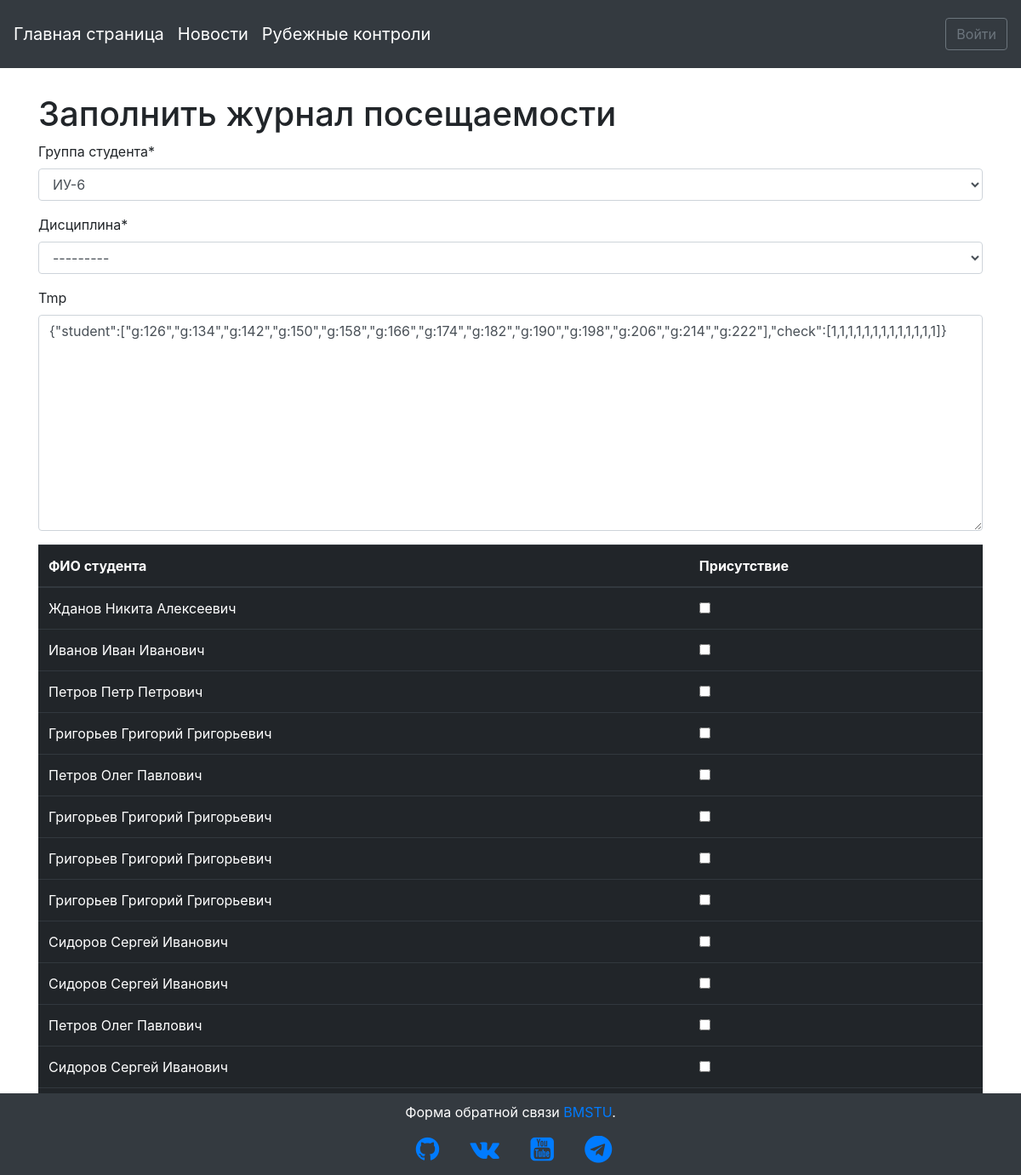
/attendance/new/, run on the app's committed database.
### users/models.py (models this page shows, shortened)
class CustomUser(AbstractUser):
    date_of_birth = models.DateTimeField(verbose_name='Дата рождения', default=date.today)
    full_name = models.CharField(max_length=255, verbose_name='ФИО', null=True)
    phone_no = models.CharField(max_length=255, verbose_name='Контактный телефон', default='+7-499-555-55-55')
    STUDENT = 'СТ'
    TEACHER = 'ПР'
    ROLE_CHOICES = (
        (STUDENT, 'Студент'),
        (TEACHER, 'Преподаватель')
    )
    user_role = models.CharField(max_length=2,
        choices=ROLE_CHOICES,
        default=STUDENT,
        verbose_name='Роль пользователя'
    )
    IU1 = 'ИУ1'
    IU2 = 'ИУ2'
    IU3 = 'ИУ3'
    IU4 = 'ИУ4'
    IU5 = 'ИУ5'
    IU6 = 'ИУ6'
    IU7 = 'ИУ7'
    IU8 = 'ИУ8'
    STUDENT_GROUP_CHOICES = (
        (IU1, 'ИУ-1'),
        (IU2, 'ИУ-2'),
        (IU3, 'ИУ-3'),
        (IU4, 'ИУ-4'),
        (IU5, 'ИУ-5'),
        (IU6, 'ИУ-6'),
        (IU7, 'ИУ-7'),
        (IU8, 'ИУ-8')
    )
    student_group = models.CharField(max_length=3,
        choices=STUDENT_GROUP_CHOICES,
        verbose_name='Группа студента',
        default=IU6
    )
    """
    if user_role == STUDENT:
        user_group = ForeignKey(
        Student_group,
        on_delete=models.CASCADE,
        verbose_name = "Группа студента"
    )
    """

### attendance_control/views.py (the view, shortened to what this page needs)
# urls.py: path('new/', views.AttendanceCreateView.as_view(), name='attendance_new'),
class AttendanceCreateView(CreateView):
    model = Attendance
    template_name = 'attendance_new.html'
    fields = ['group', 'disciple', 'tmp']
    def get_context_data(self, *args, **kwargs):
        groups_choices = [
            'ИУ1',
            'ИУ2',
            'ИУ3',
            'ИУ4',
            'ИУ5',
            'ИУ6',
            'ИУ7',
            'ИУ8',
        ]
        context = super(AttendanceCreateView, self).get_context_data(*args, **kwargs)
        context['students'] = CustomUser.objects.filter(student_group='ИУ6', user_role='СТ', pk__gte=2)
        context['disciples'] = Disciple.objects.all()
        context['groups'] = groups_choices
        return context

### attendance_control/models.py (called while the page is built)
    def __str__(self):
        return self.name

### templates/attendance_new.html (shortened to what this page needs)
{% extends 'base.html' %}
{% load crispy_forms_tags %}
{% block content %}
  <h1>Заполнить журнал посещаемости</h1>
  <form method="POST">
    {{ form|crispy }}
    <table id="att_form" class="table table-dark">
      <thead class="thead-dark">
        <tr>
          <th>ФИО студента</th>
          <th>Присутствие</th>
        </tr>
      </thead>
      <tbody>
        {% for student in students %}
          <tr>
            <td>{{ student.full_name }}</td>
            <td><input type="checkbox" name="" value=""></td>
          </tr>
        {% endfor %}
      </tbody>
    </table>
    <button class="btn btn-success ml-2" type="submit">Сохранить</button>
    <a class="btn btn-light ml-2" href="{% url 'home' %}">Вернуться</a>
  </form>
{% endblock %}

### static/css/base.css (style rules this page uses)
body { background-image: url(http://iu1ni.bmstu.ru/imgs/mstu-logo.png); background-repeat: no-repeat; background-position: center 460px; background-size: 25%; background-color: #ffffff; background-attachment: fixed; }

### data on the page
CustomUser: full_name "Жданов Никита Алексеевич"
CustomUser: full_name "Иванов Иван Иванович"
CustomUser: full_name "Петров Петр Петрович"
CustomUser: full_name "Григорьев Григорий Григорьевич"
CustomUser: full_name "Петров Олег Павлович"
CustomUser: full_name "Григорьев Григорий Григорьевич"
CustomUser: full_name "Григорьев Григорий Григорьевич"
CustomUser: full_name "Григорьев Григорий Григорьевич"
CustomUser: full_name "Сидоров Сергей Иванович"
CustomUser: full_name "Сидоров Сергей Иванович"
CustomUser: full_name "Петров Олег Павлович"
CustomUser: full_name "Сидоров Сергей Иванович"
